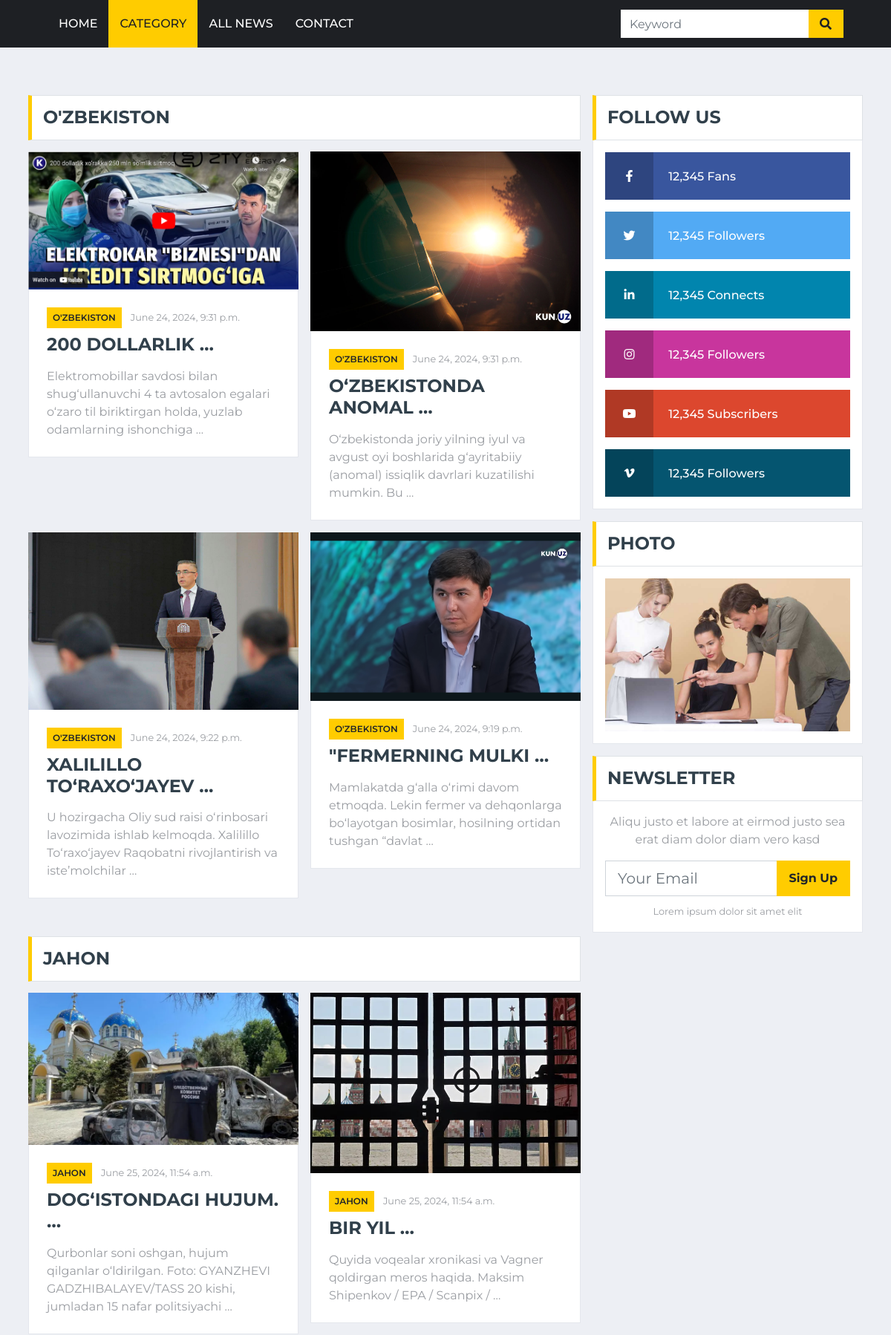
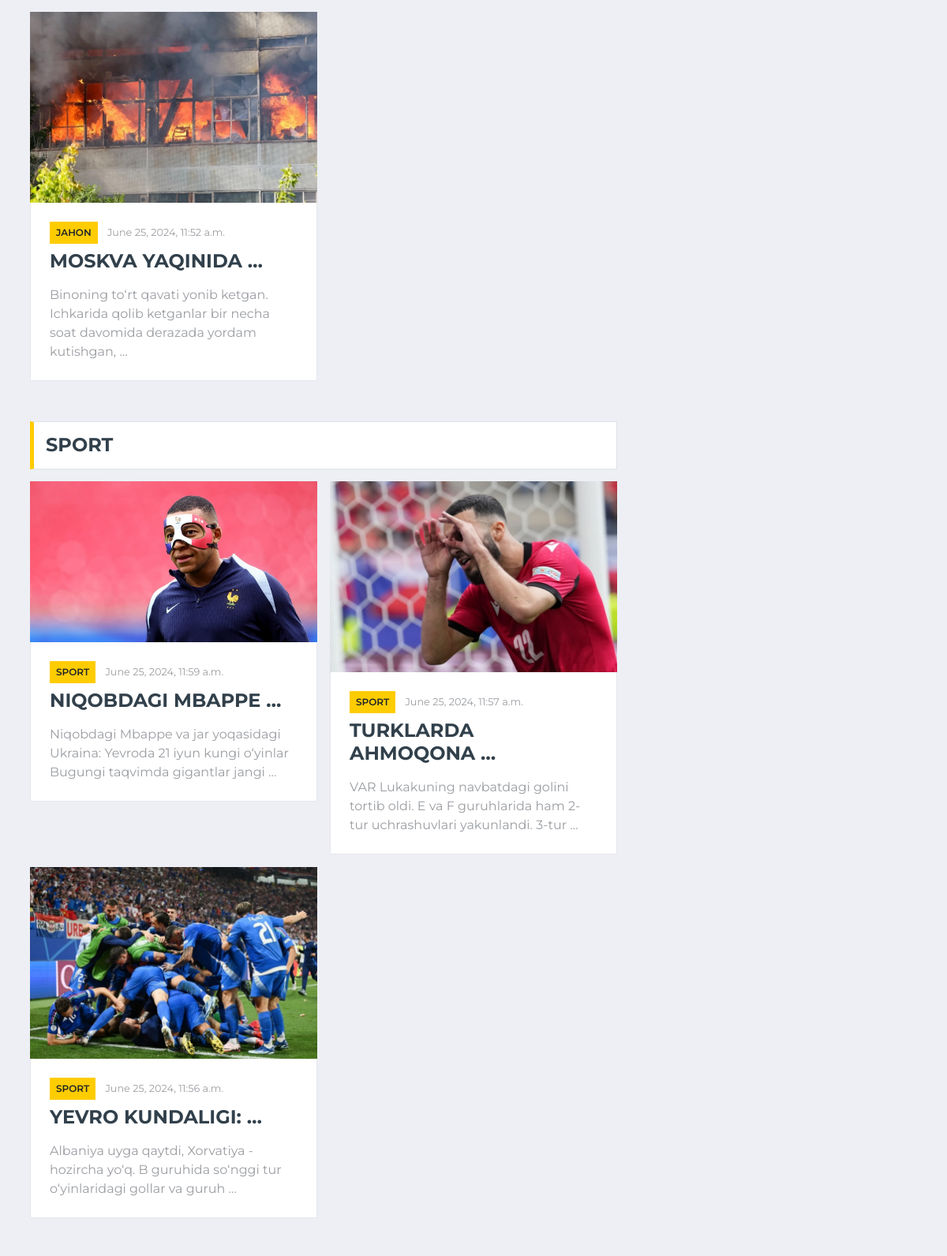
The page /category/ (upper part) on the database its author committed (2 pictures, top to bottom).
### news_app/models.py (models this page shows, shortened)
class News(models.Model):
    class Status(models.TextChoices):
        Draft = 'DF', 'Draft'
        Published = 'PB', 'Published'
    title = models.CharField(max_length=250)
    slug = models.SlugField(max_length=250)
    body = models.TextField()
    image = models.ImageField(upload_to='images/')
    category = models.ForeignKey(Category, on_delete=models.CASCADE)
    publish_time = models.DateTimeField(default=timezone.now)
    created_time = models.DateTimeField(auto_now_add=True)
    updated_time = models.DateTimeField(auto_now=True)
    status = models.CharField(max_length=2, choices=Status.choices, default=Status.Draft)
    objects = models.Manager() #default manager
    published = PublishedManagers()
    class Meta:
        ordering = ['-publish_time']

class Category(models.Model):
    name = models.CharField(max_length=150)
    def __str__(self):
        return self.name

### news_app/views.py (the view)
# urls.py: path('category/', CategoryPageView.as_view(), name='category'),
class CategoryPageView(ListView):
    model = News
    template_name = 'news/category.html'
    context_object_name = 'news'
    def get_context_data(self, **kwargs):
        context = super().get_context_data(**kwargs)
        context['categories'] = Category.objects.all()
        context['news_list'] = News.published.all().order_by('-publish_time')[:4]
        context['uzb_news'] = News.published.all().filter(category__name="O'zbekiston").order_by('-publish_time')[:5]
        context['jahon_news'] = News.published.all().filter(category__name='Jahon').order_by('-publish_time')[:5]
        context['sport_news'] = News.published.all().filter(category__name='Sport').order_by('-publish_time')[:5]
        context['tech_news'] = News.published.all().filter(category__name='Fan-texnika').order_by('-publish_time')[:5]
        return context

### news_app/context_processor.py (called while the page is built)
def latest_news(request):
    latest_news1 = News.published.all().order_by('-publish_time')[:10]
    categories = Category.objects.all()
    news_list = News.published.all().order_by('-publish_time')[:4]
    context = {
        'latest_news1': latest_news1,
        'categories': categories,
        'news_list': news_list
    }
    return context

### news_app/models.py (called while the page is built)
    def get_queryset(self):
        return super().get_queryset().filter(status=News.Status.Published)

### templates/news/category.html (shortened to what this page needs)
{% load static %}
<!DOCTYPE html>
<html lang="en">
<head>
    <link href="https://cdnjs.cloudflare.com/ajax/libs/font-awesome/5.15.0/css/all.min.css" rel="stylesheet">
    <link href="{% static '' %}lib/owlcarousel/assets/owl.carousel.min.css" rel="stylesheet">
    <link href="{% static '' %}css/style.css" rel="stylesheet">
</head>
<body>
    <div class="container-fluid p-0">
        <nav class="navbar navbar-expand-lg bg-dark navbar-dark py-2 py-lg-0 px-lg-5">
            <div class="collapse navbar-collapse justify-content-between px-0 px-lg-3" id="navbarCollapse">
                <div class="navbar-nav mr-auto py-0">
                    <a href="{% url 'home' %}" class="nav-item nav-link">Home</a>
                    <a href="{% url 'category' %}" class="nav-item nav-link active">Category</a>
                    <a href="{% url 'all_news_list' %}" class="nav-item nav-link">All News</a>
                    <a href="{% url 'contact' %}" class="nav-item nav-link">Contact</a>
                </div>
                <div class="input-group ml-auto d-none d-lg-flex" style="width: 100%; max-width: 300px;">
                    <input type="text" class="form-control border-0" placeholder="Keyword">
                    <div class="input-group-append">
                        <button class="input-group-text bg-primary text-dark border-0 px-3"><i
                                class="fa fa-search"></i></button>
                    </div>
                </div>
            </div>
        </nav>
    </div>
    <div class="container-fluid mt-5 pt-3">
        <div class="container">
            <div class="row">
                <div class="col-lg-8">
                    <div class="row">
                        <div class="col-12">
                            <div class="section-title">
                                <h4 class="m-0 text-uppercase font-weight-bold">O'zbekiston</h4>
                            </div>
                        </div>
                        {% for news in uzb_news %}
                        <div class="col-lg-6">
                            <div class="position-relative mb-3">
                                <img class="img-fluid w-100" src="{{ news.image.url }}" style="object-fit: cover;">
                                <div class="bg-white border border-top-0 p-4">
                                    <div class="mb-2">
                                        <a class="badge badge-primary text-uppercase font-weight-semi-bold p-2 mr-2"
                                            href="">{{ news.category }}</a>
                                        <a class="text-body" href=""><small>{{ news.publish_time }}</small></a>
                                    </div>
                                    <a class="h4 d-block mb-3 text-secondary text-uppercase font-weight-bold" href="{% url 'news_detail' news.pk %}">{{ news.title | truncatewords:2 }}</a>
                                    <p class="m-0">{{ news.body | truncatewords:15 }}</p>
                                </div>
                            </div>
                        </div>
                        {% endfor %}
                    </div>
                    <div class="row">
                        <div class="col-12">
                            <div class="section-title">
                                <h4 class="m-0 text-uppercase font-weight-bold">Jahon</h4>
                            </div>
                        </div>
                        {% for news in jahon_news %}
                        <div class="col-lg-6">
                            <div class="position-relative mb-3">
                                <img class="img-fluid w-100" src="{{ news.image.url }}" style="object-fit: cover;">
                                <div class="bg-white border border-top-0 p-4">
                                    <div class="mb-2">
                                        <a class="badge badge-primary text-uppercase font-weight-semi-bold p-2 mr-2"
                                            href="">{{ news.category }}</a>
                                        <a class="text-body" href=""><small>{{ news.publish_time }}</small></a>
                                    </div>
                                    <a class="h4 d-block mb-3 text-secondary text-uppercase font-weight-bold" href="{% url 'news_detail' news.pk %}">{{ news.title | truncatewords:2 }}</a>
                                    <p class="m-0">{{ news.body | truncatewords:15 }}</p>
                                </div>
                            </div>
                        </div>
                        {% endfor %}
                    </div>
                    <div class="row">
                        <div class="col-12">
                            <div class="section-title">
                                <h4 class="m-0 text-uppercase font-weight-bold">Sport</h4>
                            </div>
                        </div>
                        {% for news in sport_news %}
                        <div class="col-lg-6">
                            <div class="position-relative mb-3">
                                <img class="img-fluid w-100" src="{{ news.image.url }}" style="object-fit: cover;">
                                <div class="bg-white border border-top-0 p-4">
                                    <div class="mb-2">
                                        <a class="badge badge-primary text-uppercase font-weight-semi-bold p-2 mr-2"
                                            href="">{{ news.category }}</a>
                                        <a class="text-body" href=""><small>{{ news.publish_time }}</small></a>
                                    </div>
                                    <a class="h4 d-block mb-3 text-secondary text-uppercase font-weight-bold" href="{% url 'news_detail' news.pk %}">{{ news.title | truncatewords:2 }}</a>
                                    <p class="m-0">{{ news.body | truncatewords:15 }}</p>
                                </div>
                            </div>
                        </div>
                        {% endfor %}
                    </div>
                </div>
                <div class="col-lg-4">
                    <div class="mb-3">
                        <div class="section-title mb-0">
                            <h4 class="m-0 text-uppercase font-weight-bold">Follow Us</h4>
                        </div>
                        <div class="bg-white border border-top-0 p-3">
                            <a href="" class="d-block w-100 text-white text-decoration-none mb-3" style="background: #39569E;">
                                <i class="fab fa-facebook-f text-center py-4 mr-3" style="width: 65px; background: rgba(0, 0, 0, .2);"></i>
                                <span class="font-weight-medium">12,345 Fans</span>
                            </a>
                            <a href="" class="d-block w-100 text-white text-decoration-none mb-3" style="background: #52AAF4;">
                                <i class="fab fa-twitter text-center py-4 mr-3" style="width: 65px; background: rgba(0, 0, 0, .2);"></i>
                                <span class="font-weight-medium">12,345 Followers</span>
                            </a>
                            <a href="" class="d-block w-100 text-white text-decoration-none mb-3" style="background: #0185AE;">
                                <i class="fab fa-linkedin-in text-center py-4 mr-3" style="width: 65px; background: rgba(0, 0, 0, .2);"></i>
                                <span class="font-weight-medium">12,345 Connects</span>
                            </a>
                            <a href="" class="d-block w-100 text-white text-decoration-none mb-3" style="background: #C8359D;">
                                <i class="fab fa-instagram text-center py-4 mr-3" style="width: 65px; background: rgba(0, 0, 0, .2);"></i>
                                <span class="font-weight-medium">12,345 Followers</span>
                            </a>
                            <a href="" class="d-block w-100 text-white text-decoration-none mb-3" style="background: #DC472E;">
                                <i class="fab fa-youtube text-center py-4 mr-3" style="width: 65px; background: rgba(0, 0, 0, .2);"></i>
                                <span class="font-weight-medium">12,345 Subscribers</span>
                            </a>
                            <a href="" class="d-block w-100 text-white text-decoration-none" style="background: #055570;">
                                <i class="fab fa-vimeo-v text-center py-4 mr-3" style="width: 65px; background: rgba(0, 0, 0, .2);"></i>
                                <span class="font-weight-medium">12,345 Followers</span>
                            </a>
                        </div>
                    </div>
                    <div class="mb-3">
                        <div class="section-title mb-0">
                            <h4 class="m-0 text-uppercase font-weight-bold">Photo</h4>
                        </div>
                        <div class="bg-white text-center border border-top-0 p-3">
                            <a href=""><img class="img-fluid" src="{% static 'img/news-800x500-2.jpg' %}" alt=""></a>
                        </div>
                    </div>
                    <div class="mb-3">
                        <div class="section-title mb-0">
                            <h4 class="m-0 text-uppercase font-weight-bold">Newsletter</h4>
                        </div>
                        <div class="bg-white text-center border border-top-0 p-3">
                            <p>Aliqu justo et labore at eirmod justo sea erat diam dolor diam vero kasd</p>
                            <div class="input-group mb-2" style="width: 100%;">
                                <input type="text" class="form-control form-control-lg" placeholder="Your Email">
                                <div class="input-group-append">
                                    <button class="btn btn-primary font-weight-bold px-3">Sign Up</button>
                                </div>
                            </div>
                            <small>Lorem ipsum dolor sit amet elit</small>
                        </div>
                    </div>
                </div>
            </div>
        </div>
    </div>
</body>
</html>

### rows shown on the page
News: image (picture), category "O'ZBEKISTON", publish_time "June 24, 2024, 9:31 p.m.", title "200 DOLLARLIK …", body "Elektromobillar savdosi bilan shug‘ullanuvchi 4 ta avtosalon egalari o‘zaro til biriktirgan holda, yuzlab odamlarning ishonchiga …"
News: image (picture), category "O'ZBEKISTON", publish_time "June 24, 2024, 9:31 p.m.", title "O‘ZBEKISTONDA ANOMAL …", body "O‘zbekistonda joriy yilning iyul va avgust oyi boshlarida g‘ayritabiiy (anomal) issiqlik davrlari kuzatilishi mumkin. Bu …"
News: image (picture), category "O'ZBEKISTON", publish_time "June 24, 2024, 9:22 p.m.", title "XALILILLO TO‘RAXO‘JAYEV …", body "U hozirgacha Oliy sud raisi o‘rinbosari lavozimida ishlab kelmoqda. Xalilillo To‘raxo‘jayev Raqobatni rivojlantirish va iste’molchilar …"
News: image (picture), category "O'ZBEKISTON", publish_time "June 24, 2024, 9:19 p.m.", title "\"FERMERNING MULKI …", body "Mamlakatda g‘alla o‘rimi davom etmoqda. Lekin fermer va dehqonlarga bo‘layotgan bosimlar, hosilning ortidan tushgan “davlat …"
News: image (picture), category "JAHON", publish_time "June 25, 2024, 11:54 a.m.", title "DOG‘ISTONDAGI HUJUM. …", body "Qurbonlar soni oshgan, hujum qilganlar o‘ldirilgan. Foto: GYANZHEVI GADZHIBALAYEV/TASS 20 kishi, jumladan 15 nafar politsiyachi …"
News: image (picture), category "JAHON", publish_time "June 25, 2024, 11:54 a.m.", title "BIR YIL …", body "Quyida voqealar xronikasi va Vagner qoldirgan meros haqida. Maksim Shipenkov / EPA / Scanpix / …"
News: image (picture), category "JAHON", publish_time "June 25, 2024, 11:52 a.m.", title "MOSKVA YAQINIDA …", body "Binoning to‘rt qavati yonib ketgan. Ichkarida qolib ketganlar bir necha soat davomida derazada yordam kutishgan, …"
News: image (picture), category "SPORT", publish_time "June 25, 2024, 11:59 a.m.", title "NIQOBDAGI MBAPPE …", body "Niqobdagi Mbappe va jar yoqasidagi Ukraina: Yevroda 21 iyun kungi o‘yinlar Bugungi taqvimda gigantlar jangi …"
News: image (picture), category "SPORT", publish_time "June 25, 2024, 11:57 a.m.", title "TURKLARDA AHMOQONA …", body "VAR Lukakuning navbatdagi golini tortib oldi. E va F guruhlarida ham 2-tur uchrashuvlari yakunlandi. 3-tur …"
News: image (picture), category "SPORT", publish_time "June 25, 2024, 11:56 a.m.", title "YEVRO KUNDALIGI: …", body "Albaniya uyga qaytdi, Xorvatiya - hozircha yo‘q. B guruhida so‘nggi tur o‘yinlaridagi gollar va guruh …"
